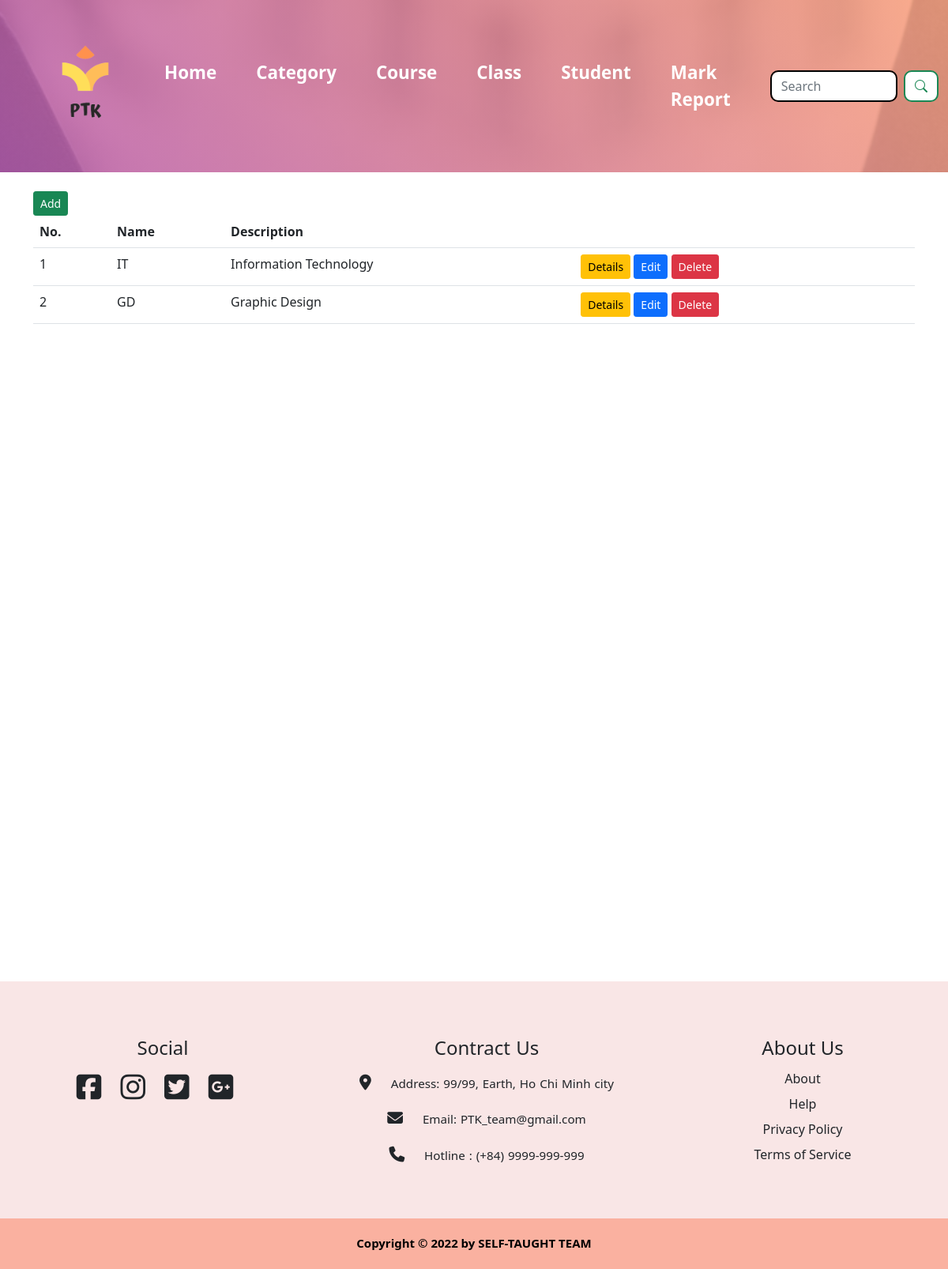
The page /category/ on the database its author committed.
### course/models.py (models this page shows, shortened)
class Category(models.Model):
    name = models.CharField(max_length=50)
    description = models.TextField()

### course/views.py (the view)
# urls.py: path("category/", views.category_index),
def category_index(request):
    categories = Category.objects.all()
    context = {"categories": categories}
    return render(request, "course/category/category_index.html", context)

### course/templates/course/category/category_index.html
{% extends 'base.html' %}
{% load static %}
{% block content %}
<link rel="stylesheet" href="{% static 'css/style.css' %}">
<a href="add" class="btn btn-sm btn-success">Add</a>
<table class="table">
    <tr>
        <th>No. </th>
        <th>Name</th>
        <th>Description</th>
        <th></th>
    </tr>
    {% for item in categories %}
    <tr>
        <td>{{forloop.counter}}</td>
        <td>{{item.name}}</td>
        <td>{{item.description}}</td>
        <td>
            <a href="{{item.id}}" class="btn btn-sm btn-warning">Details</a>
            <a href="edit/{{item.id}}" class="btn btn-sm btn-primary">Edit</a>
            <a href="delete/{{item.id}}" class="btn btn-sm btn-danger">Delete</a>
        </td>
    </tr>
    {% endfor %}
</table>
{% endblock content %}

### rows shown on the page
Category: name "IT", description "Information Technology"
Category: name "GD", description "Graphic Design"
